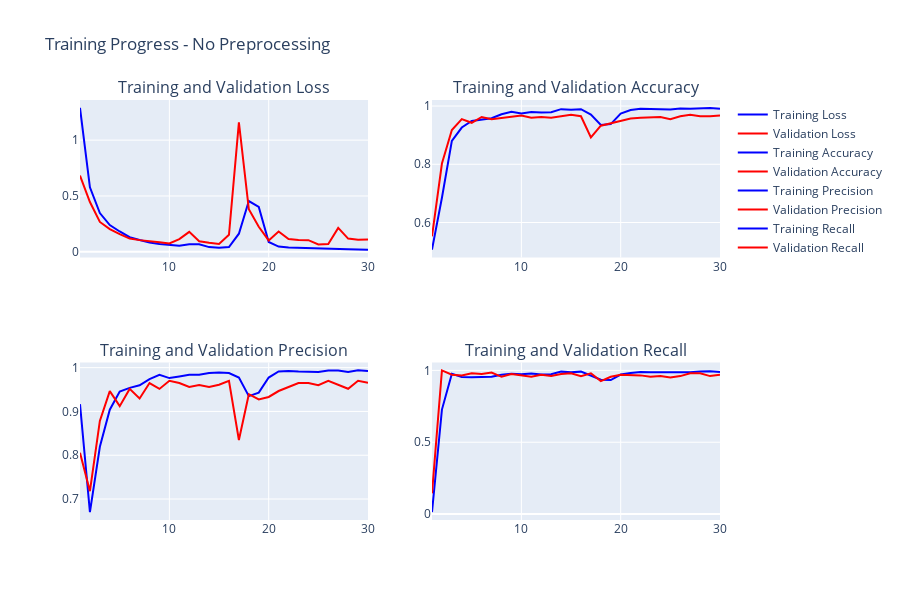
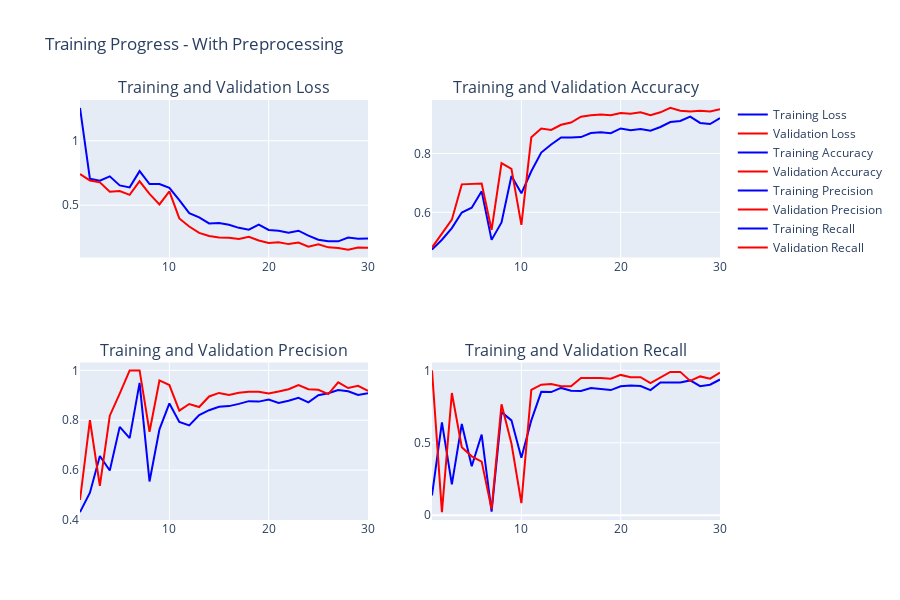

Notebook code cell kept with these figures, in order:
### Markdown cell above
## 4. Summary

- Trained `SFNEBlock` on synthetic classification data and evaluated key metrics.
- Visualized training progress and classification results with kerasfactory utilities.
- Saved and loaded the model in Keras format; verified prediction consistency.

This notebook mirrors the style of other kerasfactory demos and showcases SFNEBlock workflows with and without preprocessing.

### Code cell
# Create training history comparison
print("📊 Creating training visualizations...")

# Plot training history for both models
fig_no_prep = KerasFactoryPlotter.plot_training_history(
    history,
    metrics=['loss', 'accuracy', 'precision', 'recall'],
    title="Training Progress - No Preprocessing",
    height=600
)
fig_no_prep.show()

fig_with_prep = KerasFactoryPlotter.plot_training_history(
    history_with_preprocessing,
    metrics=['loss', 'accuracy', 'precision', 'recall'],
    title="Training Progress - With Preprocessing",
    height=600
)
fig_with_prep.show()

print("✅ Training visualizations created successfully!")

### Figure 1 — Plotly figure (JSON) as saved in the notebook; plotly's stock layout.template omitted (floating-point values rounded to 4 significant figures)
{"data": [{"line": {"color": "blue"}, "mode": "lines", "name": "Training Loss", "type": "scatter", "x": [1, 2, 3, 4, 5, 6, 7, 8, 9, 10, 11, 12, 13, 14, 15, 16, 17, 18, 19, 20, 21, 22, 23, 24, 25, 26, 27, 28, 29, 30], "xaxis": "x", "y": [1.289, 0.5778, 0.3473, 0.239, 0.182, 0.1305, 0.1059, 0.08358, 0.06905, 0.064, 0.05445, 0.06677, 0.06694, 0.04186, 0.03574, 0.04267, 0.162, 0.4546, 0.4015, 0.08766, 0.04674, 0.03777, 0.03443, 0.03069, 0.03156, 0.02902, 0.0255, 0.02224, 0.02109, 0.0194], "yaxis": "y"}, {"line": {"color": "red"}, "mode": "lines", "name": "Validation Loss", "type": "scatter", "x": [1, 2, 3, 4, 5, 6, 7, 8, 9, 10, 11, 12, 13, 14, 15, 16, 17, 18, 19, 20, 21, 22, 23, 24, 25, 26, 27, 28, 29, 30], "xaxis": "x", "y": [0.6828, 0.4457, 0.2673, 0.2033, 0.1588, 0.1181, 0.1044, 0.09834, 0.08554, 0.07467, 0.1137, 0.1783, 0.09429, 0.08121, 0.0707, 0.1527, 1.159, 0.3812, 0.2238, 0.1015, 0.1824, 0.1148, 0.1054, 0.1039, 0.06554, 0.06983, 0.2138, 0.1183, 0.1077, 0.1091], "yaxis": "y"}, {"line": {"color": "blue"}, "mode": "lines", "name": "Training Accuracy", "type": "scatter", "x": [1, 2, 3, 4, 5, 6, 7, 8, 9, 10, 11, 12, 13, 14, 15, 16, 17, 18, 19, 20, 21, 22, 23, 24, 25, 26, 27, 28, 29, 30], "xaxis": "x2", "y": [0.5069, 0.685, 0.8806, 0.9262, 0.9488, 0.9544, 0.9581, 0.9719, 0.98, 0.9744, 0.9794, 0.9775, 0.9787, 0.9894, 0.9875, 0.9894, 0.9706, 0.935, 0.9381, 0.9744, 0.9862, 0.9906, 0.9887, 0.9887, 0.9881, 0.9912, 0.9906, 0.9912, 0.9937, 0.9906], "yaxis": "y2"}, {"line": {"color": "red"}, "mode": "lines", "name": "Validation Accuracy", "type": "scatter", "x": [1, 2, 3, 4, 5, 6, 7, 8, 9, 10, 11, 12, 13, 14, 15, 16, 17, 18, 19, 20, 21, 22, 23, 24, 25, 26, 27, 28, 29, 30], "xaxis": "x2", "y": [0.5525, 0.8025, 0.9175, 0.955, 0.9425, 0.9625, 0.955, 0.96, 0.9625, 0.9675, 0.96, 0.9625, 0.96, 0.965, 0.97, 0.965, 0.8925, 0.9325, 0.94, 0.95, 0.9575, 0.96, 0.96, 0.9625, 0.955, 0.965, 0.97, 0.965, 0.965, 0.9675], "yaxis": "y2"}, {"line": {"color": "blue"}, "mode": "lines", "name": "Training Precision", "type": "scatter", "x": [1, 2, 3, 4, 5, 6, 7, 8, 9, 10, 11, 12, 13, 14, 15, 16, 17, 18, 19, 20, 21, 22, 23, 24, 25, 26, 27, 28, 29, 30], "xaxis": "x3", "y": [0.9167, 0.6701, 0.8193, 0.9039, 0.9453, 0.9538, 0.9598, 0.9736, 0.9836, 0.9761, 0.9799, 0.9835, 0.9836, 0.9875, 0.9887, 0.9875, 0.9772, 0.9349, 0.943, 0.9773, 0.9912, 0.9925, 0.9912, 0.9912, 0.9899, 0.9937, 0.9937, 0.99, 0.9937, 0.9925], "yaxis": "y3"}, {"line": {"color": "red"}, "mode": "lines", "name": "Validation Precision", "type": "scatter", "x": [1, 2, 3, 4, 5, 6, 7, 8, 9, 10, 11, 12, 13, 14, 15, 16, 17, 18, 19, 20, 21, 22, 23, 24, 25, 26, 27, 28, 29, 30], "xaxis": "x3", "y": [0.8056, 0.7179, 0.8784, 0.9463, 0.912, 0.9515, 0.9296, 0.9648, 0.9515, 0.97, 0.9648, 0.9559, 0.9602, 0.9561, 0.961, 0.9698, 0.8347, 0.9394, 0.9275, 0.933, 0.9466, 0.9557, 0.9648, 0.965, 0.9598, 0.9698, 0.961, 0.9517, 0.9698, 0.9653], "yaxis": "y3"}, {"line": {"color": "blue"}, "mode": "lines", "name": "Training Recall", "type": "scatter", "x": [1, 2, 3, 4, 5, 6, 7, 8, 9, 10, 11, 12, 13, 14, 15, 16, 17, 18, 19, 20, 21, 22, 23, 24, 25, 26, 27, 28, 29, 30], "xaxis": "x4", "y": [0.01377, 0.7272, 0.9762, 0.9537, 0.9524, 0.9549, 0.9562, 0.97, 0.9762, 0.9725, 0.9787, 0.9712, 0.9737, 0.9912, 0.9862, 0.9912, 0.9637, 0.9349, 0.9324, 0.9712, 0.9812, 0.9887, 0.9862, 0.9862, 0.9862, 0.9887, 0.9875, 0.9925, 0.9937, 0.9887], "yaxis": "y4"}, {"line": {"color": "red"}, "mode": "lines", "name": "Validation Recall", "type": "scatter", "x": [1, 2, 3, 4, 5, 6, 7, 8, 9, 10, 11, 12, 13, 14, 15, 16, 17, 18, 19, 20, 21, 22, 23, 24, 25, 26, 27, 28, 29, 30], "xaxis": "x4", "y": [0.1443, 1, 0.9701, 0.9652, 0.9801, 0.9751, 0.9851, 0.9552, 0.9751, 0.9652, 0.9552, 0.9701, 0.9602, 0.9751, 0.9801, 0.9602, 0.9801, 0.9254, 0.9552, 0.9701, 0.9701, 0.9652, 0.9552, 0.9602, 0.9502, 0.9602, 0.9801, 0.9801, 0.9602, 0.9701], "yaxis": "y4"}], "layout": {"annotations": [{"font": {"size": 16}, "showarrow": false, "text": "Training and Validation Loss", "x": 0.225, "xanchor": "center", "xref": "paper", "y": 1, "yanchor": "bottom", "yref": "paper"}, {"font": {"size": 16}, "showarrow": false, "text": "Training and Validation Accuracy", "x": 0.775, "xanchor": "center", "xref": "paper", "y": 1, "yanchor": "bottom", "yref": "paper"}, {"font": {"size": 16}, "showarrow": false, "text": "Training and Validation Precision", "x": 0.225, "xanchor": "center", "xref": "paper", "y": 0.375, "yanchor": "bottom", "yref": "paper"}, {"font": {"size": 16}, "showarrow": false, "text": "Training and Validation Recall", "x": 0.775, "xanchor": "center", "xref": "paper", "y": 0.375, "yanchor": "bottom", "yref": "paper"}], "height": 600, "showlegend": true, "title": {"text": "Training Progress - No Preprocessing"}, "xaxis": {"anchor": "y", "domain": [0, 0.45]}, "xaxis2": {"anchor": "y2", "domain": [0.55, 1]}, "xaxis3": {"anchor": "y3", "domain": [0, 0.45]}, "xaxis4": {"anchor": "y4", "domain": [0.55, 1]}, "yaxis": {"anchor": "x", "domain": [0.625, 1]}, "yaxis2": {"anchor": "x2", "domain": [0.625, 1]}, "yaxis3": {"anchor": "x3", "domain": [0, 0.375]}, "yaxis4": {"anchor": "x4", "domain": [0, 0.375]}}}

### Figure 2 — Plotly figure (JSON) as saved in the notebook; plotly's stock layout.template omitted (floating-point values rounded to 4 significant figures)
{"data": [{"line": {"color": "blue"}, "mode": "lines", "name": "Training Loss", "type": "scatter", "x": [1, 2, 3, 4, 5, 6, 7, 8, 9, 10, 11, 12, 13, 14, 15, 16, 17, 18, 19, 20, 21, 22, 23, 24, 25, 26, 27, 28, 29, 30], "xaxis": "x", "y": [1.255, 0.7046, 0.6899, 0.7241, 0.6535, 0.6385, 0.7646, 0.6641, 0.6639, 0.6343, 0.539, 0.4379, 0.4056, 0.3589, 0.3624, 0.3489, 0.3246, 0.3101, 0.3488, 0.3083, 0.3015, 0.2873, 0.3022, 0.2639, 0.2325, 0.2202, 0.2199, 0.2492, 0.2406, 0.2428], "yaxis": "y"}, {"line": {"color": "red"}, "mode": "lines", "name": "Validation Loss", "type": "scatter", "x": [1, 2, 3, 4, 5, 6, 7, 8, 9, 10, 11, 12, 13, 14, 15, 16, 17, 18, 19, 20, 21, 22, 23, 24, 25, 26, 27, 28, 29, 30], "xaxis": "x", "y": [0.7418, 0.6923, 0.6778, 0.6047, 0.6101, 0.5808, 0.6858, 0.5883, 0.5069, 0.608, 0.3973, 0.3352, 0.2856, 0.2611, 0.2501, 0.2473, 0.2383, 0.2547, 0.2259, 0.2073, 0.2119, 0.1983, 0.2099, 0.1787, 0.197, 0.1731, 0.1677, 0.1555, 0.1716, 0.1697], "yaxis": "y"}, {"line": {"color": "blue"}, "mode": "lines", "name": "Training Accuracy", "type": "scatter", "x": [1, 2, 3, 4, 5, 6, 7, 8, 9, 10, 11, 12, 13, 14, 15, 16, 17, 18, 19, 20, 21, 22, 23, 24, 25, 26, 27, 28, 29, 30], "xaxis": "x2", "y": [0.4731, 0.5069, 0.5462, 0.5994, 0.6156, 0.6712, 0.5063, 0.5656, 0.7231, 0.6644, 0.7394, 0.8031, 0.8306, 0.8544, 0.8544, 0.8556, 0.8694, 0.8725, 0.8687, 0.885, 0.8794, 0.8831, 0.8775, 0.89, 0.9069, 0.9106, 0.925, 0.9038, 0.9, 0.9206], "yaxis": "y2"}, {"line": {"color": "red"}, "mode": "lines", "name": "Validation Accuracy", "type": "scatter", "x": [1, 2, 3, 4, 5, 6, 7, 8, 9, 10, 11, 12, 13, 14, 15, 16, 17, 18, 19, 20, 21, 22, 23, 24, 25, 26, 27, 28, 29, 30], "xaxis": "x2", "y": [0.48, 0.5275, 0.575, 0.695, 0.695, 0.6975, 0.54, 0.7675, 0.7475, 0.5575, 0.855, 0.885, 0.88, 0.8975, 0.905, 0.925, 0.93, 0.9325, 0.93, 0.9375, 0.935, 0.94, 0.93, 0.94, 0.955, 0.945, 0.9425, 0.945, 0.9425, 0.95], "yaxis": "y2"}, {"line": {"color": "blue"}, "mode": "lines", "name": "Training Precision", "type": "scatter", "x": [1, 2, 3, 4, 5, 6, 7, 8, 9, 10, 11, 12, 13, 14, 15, 16, 17, 18, 19, 20, 21, 22, 23, 24, 25, 26, 27, 28, 29, 30], "xaxis": "x3", "y": [0.4314, 0.5093, 0.6565, 0.5981, 0.7734, 0.7282, 0.95, 0.5545, 0.7633, 0.8672, 0.7931, 0.7792, 0.8208, 0.8402, 0.8536, 0.8566, 0.8657, 0.8766, 0.8747, 0.8833, 0.8691, 0.8782, 0.8903, 0.8718, 0.9004, 0.908, 0.9216, 0.916, 0.901, 0.9088], "yaxis": "y3"}, {"line": {"color": "red"}, "mode": "lines", "name": "Validation Precision", "type": "scatter", "x": [1, 2, 3, 4, 5, 6, 7, 8, 9, 10, 11, 12, 13, 14, 15, 16, 17, 18, 19, 20, 21, 22, 23, 24, 25, 26, 27, 28, 29, 30], "xaxis": "x3", "y": [0.48, 0.8, 0.5364, 0.8182, 0.907, 1, 1, 0.7538, 0.9596, 0.9412, 0.8384, 0.865, 0.8529, 0.8953, 0.9096, 0.901, 0.91, 0.9146, 0.9141, 0.9073, 0.915, 0.9242, 0.9409, 0.9242, 0.9223, 0.9048, 0.9519, 0.9293, 0.9378, 0.9175], "yaxis": "y3"}, {"line": {"color": "blue"}, "mode": "lines", "name": "Training Recall", "type": "scatter", "x": [1, 2, 3, 4, 5, 6, 7, 8, 9, 10, 11, 12, 13, 14, 15, 16, 17, 18, 19, 20, 21, 22, 23, 24, 25, 26, 27, 28, 29, 30], "xaxis": "x4", "y": [0.1361, 0.6411, 0.2129, 0.63, 0.3379, 0.5569, 0.02351, 0.7116, 0.6547, 0.396, 0.6547, 0.8515, 0.8502, 0.8787, 0.8589, 0.8577, 0.8775, 0.87, 0.8639, 0.8899, 0.896, 0.8923, 0.8639, 0.9171, 0.9171, 0.9158, 0.9307, 0.8911, 0.901, 0.9369], "yaxis": "y4"}, {"line": {"color": "red"}, "mode": "lines", "name": "Validation Recall", "type": "scatter", "x": [1, 2, 3, 4, 5, 6, 7, 8, 9, 10, 11, 12, 13, 14, 15, 16, 17, 18, 19, 20, 21, 22, 23, 24, 25, 26, 27, 28, 29, 30], "xaxis": "x4", "y": [1, 0.02083, 0.8438, 0.4688, 0.4062, 0.3698, 0.04167, 0.7656, 0.4948, 0.08333, 0.8646, 0.901, 0.9062, 0.8906, 0.8906, 0.9479, 0.9479, 0.9479, 0.9427, 0.9688, 0.9531, 0.9531, 0.9115, 0.9531, 0.9896, 0.9896, 0.9271, 0.9583, 0.9427, 0.9844], "yaxis": "y4"}], "layout": {"annotations": [{"font": {"size": 16}, "showarrow": false, "text": "Training and Validation Loss", "x": 0.225, "xanchor": "center", "xref": "paper", "y": 1, "yanchor": "bottom", "yref": "paper"}, {"font": {"size": 16}, "showarrow": false, "text": "Training and Validation Accuracy", "x": 0.775, "xanchor": "center", "xref": "paper", "y": 1, "yanchor": "bottom", "yref": "paper"}, {"font": {"size": 16}, "showarrow": false, "text": "Training and Validation Precision", "x": 0.225, "xanchor": "center", "xref": "paper", "y": 0.375, "yanchor": "bottom", "yref": "paper"}, {"font": {"size": 16}, "showarrow": false, "text": "Training and Validation Recall", "x": 0.775, "xanchor": "center", "xref": "paper", "y": 0.375, "yanchor": "bottom", "yref": "paper"}], "height": 600, "showlegend": true, "title": {"text": "Training Progress - With Preprocessing"}, "xaxis": {"anchor": "y", "domain": [0, 0.45]}, "xaxis2": {"anchor": "y2", "domain": [0.55, 1]}, "xaxis3": {"anchor": "y3", "domain": [0, 0.45]}, "xaxis4": {"anchor": "y4", "domain": [0.55, 1]}, "yaxis": {"anchor": "x", "domain": [0.625, 1]}, "yaxis2": {"anchor": "x2", "domain": [0.625, 1]}, "yaxis3": {"anchor": "x3", "domain": [0, 0.375]}, "yaxis4": {"anchor": "x4", "domain": [0, 0.375]}}}
